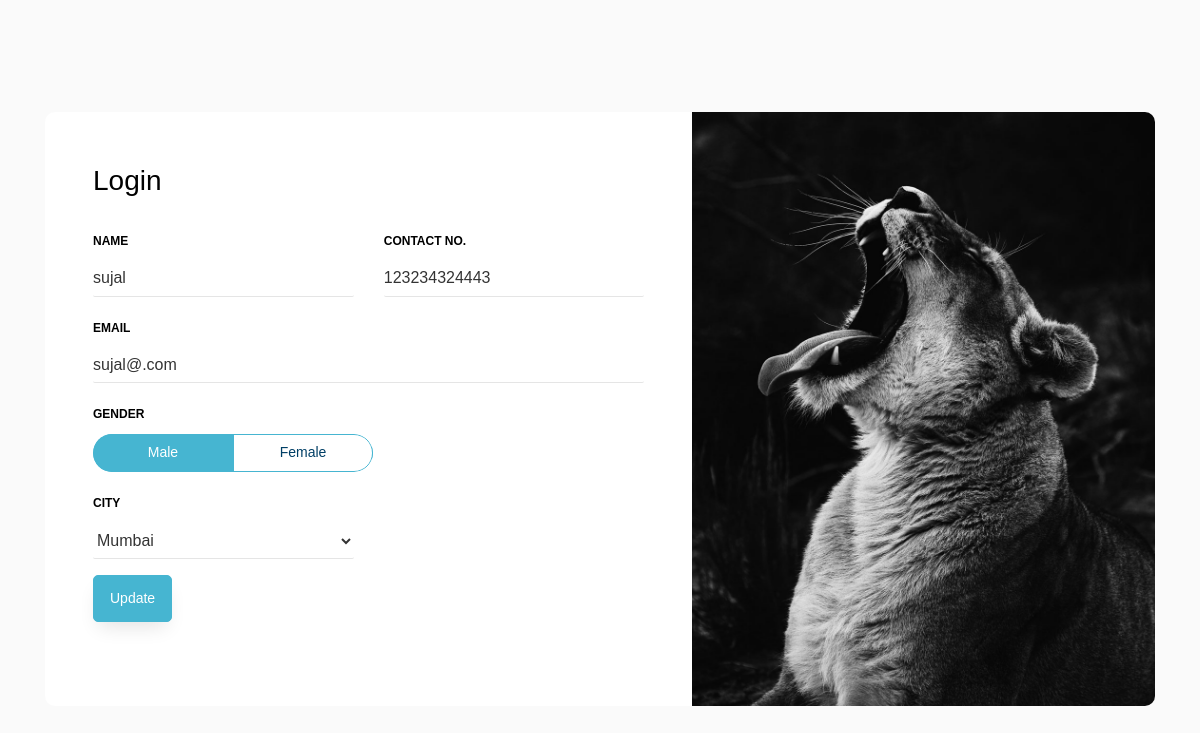
Screenshot of /update_contact/6 with the database file from the repository.
### contact_app/models.py (models this page shows)
class contacts_data(models.Model):
    added_by = models.CharField(max_length=100)
    name = models.CharField(max_length=100)
    email = models.CharField(max_length=100)
    contact = models.CharField(max_length=100)
    city = models.CharField(max_length=100)
    gender   = models.CharField(max_length=100)

### contact_app/views.py (the view, shortened to what this page needs)
# urls.py: path('update_contact/<int:upd_id>', update_contact),
def update_contact(request,upd_id):
    data = contacts_data.objects.filter(id=upd_id).get()
    btn = 'Update'
    return render(request,'contact_management.html',{'row':data,'btn':btn})

### contact_app/templates/contact_management.html (shortened to what this page needs)
{% load static %}
<!doctype html>
<html lang="en">
<head>
    <link rel="stylesheet" href="https://stackpath.bootstrapcdn.com/font-awesome/4.7.0/css/font-awesome.min.css">
    <link rel="stylesheet" href="{% static 'css/style.css' %}">
</head>
<body>
    <section class="ftco-section">
        <div class="container">
            <div class="row justify-content-center">
                <div class="col-md-12">
                    <div class="wrapper">
                        <div class="row no-gutters">
                            <div class="col-md-7">
                                <div class="contact-wrap w-100 p-md-5 p-4">
                                    <h3 class="mb-4">Login</h3>
                                    <form method="POST" id="contactForm" name="contactForm" class="contactForm">
                                        <div class="row">
                                            <div class="col-md-6">
                                                <div class="form-group">
                                                    <label class="label" for="name">Name</label>
                                                    <input type="text" class="form-control" name="nm" id="name"
                                                        placeholder="Name" value="{{ row.name }}">
                                                </div>
                                            </div>
                                            <div class="col-md-6">
                                                <div class="form-group">
                                                    <label class="label" for="subject">Contact No.</label>
                                                    <input type="tel" class="form-control" name="cnt" id="subject"
                                                        placeholder="Contact" value="{{ row.contact }}">
                                                </div>
                                            </div>
                                            <div class="col-md-12">
                                                <div class="form-group">
                                                    <label class="label" for="email">Email</label>
                                                    <input type="text" class="form-control" name="em" id="email"
                                                        placeholder="Email" value="{{ row.email }}" >
                                                </div>
                                            </div>
                                            <div class="col-md-12">
                                                <div class="form-group">
                                                    <label class="label" for="subject">Gender</label>
                                                    <div class="hidden-toggles">
                                                        <label for="coloration-low" class="hidden-toggles__label">Male</label>
                                                        <label for="coloration-medium" class="hidden-toggles__label">Female</label>
                                                    </div>
                                                </div>
                                            </div>
                                            <div class="col-md-6">
                                                <div class="form-group">
                                                    <label class="label" for="#">City</label>
                                                    <select name="ct" class="form-control" id="message">
                                                        <option value="mumbai"  {% if row.city == 'mumbai' %} selected {% endif %} >Mumbai</option>
                                                    </select>
                                                </div>
                                            </div>
                                            <div class="col-md-12">
                                                <div class="form-group">
                                                    <input type="submit" value="{{btn}}" name="add" class="btn btn-primary">
                                                </div>
                                            </div>
                                        </div>
                                    </form>
                                </div>
                            </div>
                            <div class="col-md-5 d-flex align-items-stretch">
                                <div class="info-wrap w-100 p-5 img" style="background-image: url(../../static/images/img.jpg);">
                                </div>
                            </div>
                        </div>
                    </div>
                </div>
            </div>
        </div>
    </section>
</body>
</html>

### contact_app/templates/contact_management.html (style rules this page uses)
.wrapper { border-radius: 10px; overflow: hidden; }
body { background-image: url(../../static/images/bg_img.jpg); background-size: cover; background-repeat: no-repeat; }
.hidden-toggles label { margin-bottom: 0; }
:root { --accent: #46b5d1; --accent-2: #EC2F4B; --text: #003f66; --text-hover: var(--accent); --text-active: #FFFFFF; --border-width: 0.125em; }

### rows the page displays
contacts_data: nm "sujal", cnt "123234324443", em "sujal@.com", ct "Mumbai"
